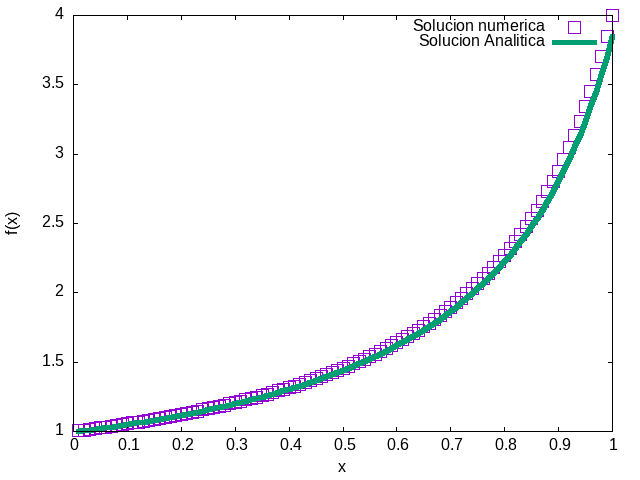

This chart was generated by the following gnuplot code:
set term png
set xlabel 'x'
set ylabel 'f(x)'
set output 'Analitica_vs_Taylor.png'
plot 'Resultados_EDO.dat' u 1:2 w p pt 4 ps 2 title 'Solucion numerica', '' u 1:3 w l lw 5 title 'Solucion Analitica'
